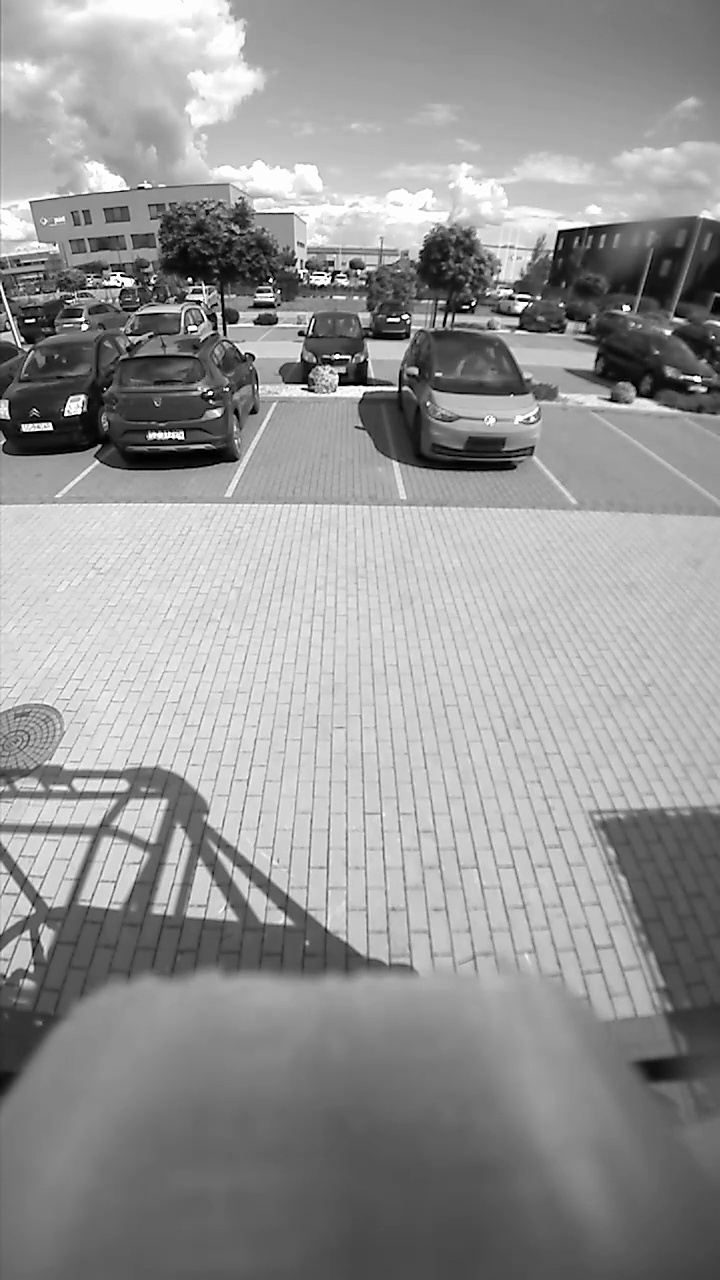
#> input picture 99/image_0/000002.png, 720 x 1280 px, given in place of 000000.png, which was not available; the run also reads 3 pictures not shown here
$ jupyter execute --allow-errors SVO.ipynb
#> lines starting #> are read from the running program, lines starting #| are printed output that depends on the picture; pictures that were not available may be replaced by others from this repository, and a replacement may not be noted
[cell 1]
import numpy as np
import cv2
from matplotlib import pyplot as plt

[cell 2]
ImT1_L = cv2.imread('../KITTI/KITTI_gray/dataset/sequences/00/image_0/000000.png', 0)    #0 flag returns a grayscale image
#> ImT1_L is the input picture: shape (1280, 720); min 0, max 255, mean 149.2
ImT1_R = cv2.imread('../KITTI/KITTI_gray/dataset/sequences/00/image_1/000000.png', 0)

ImT2_L = cv2.imread('../KITTI/KITTI_gray/dataset/sequences/00/image_0/000001.png', 0)
ImT2_R = cv2.imread('../KITTI/KITTI_gray/dataset/sequences/00/image_1/000001.png', 0)

calibFile = open('../KITTI/KITTI_gray/dataset/sequences/00/calib.txt', 'r').readlines()
#> (reads 99/calib.txt from the repository)
P1Vals = calibFile[0].split()
Proj1 = np.zeros((3,4))
for row in range(3):
    for column in range(4):
        Proj1[row, column] = float(P1Vals[row*4 + column + 1])

P2Vals = calibFile[1].split()
Proj2 = np.zeros((3,4))
for row in range(3):
    for column in range(4):
        Proj2[row, column] = float(P2Vals[row*4 + column + 1])

cv2.imshow('ImT1_L', ImT1_L)
cv2.waitKey(0)
cv2.destroyAllWindows()

block = 15

#emperical values from P1, P2 as suggested in Ocv documentation
P1 = 0 #block * block * 8
P2 = 0 #block * block * 32

disparityEngine = cv2.StereoSGBM_create(minDisparity=0,numDisparities=16, blockSize=block, P1=P1, P2=P2)
ImT1_disparity = disparityEngine.compute(ImT1_L, ImT1_R).astype(np.float32)
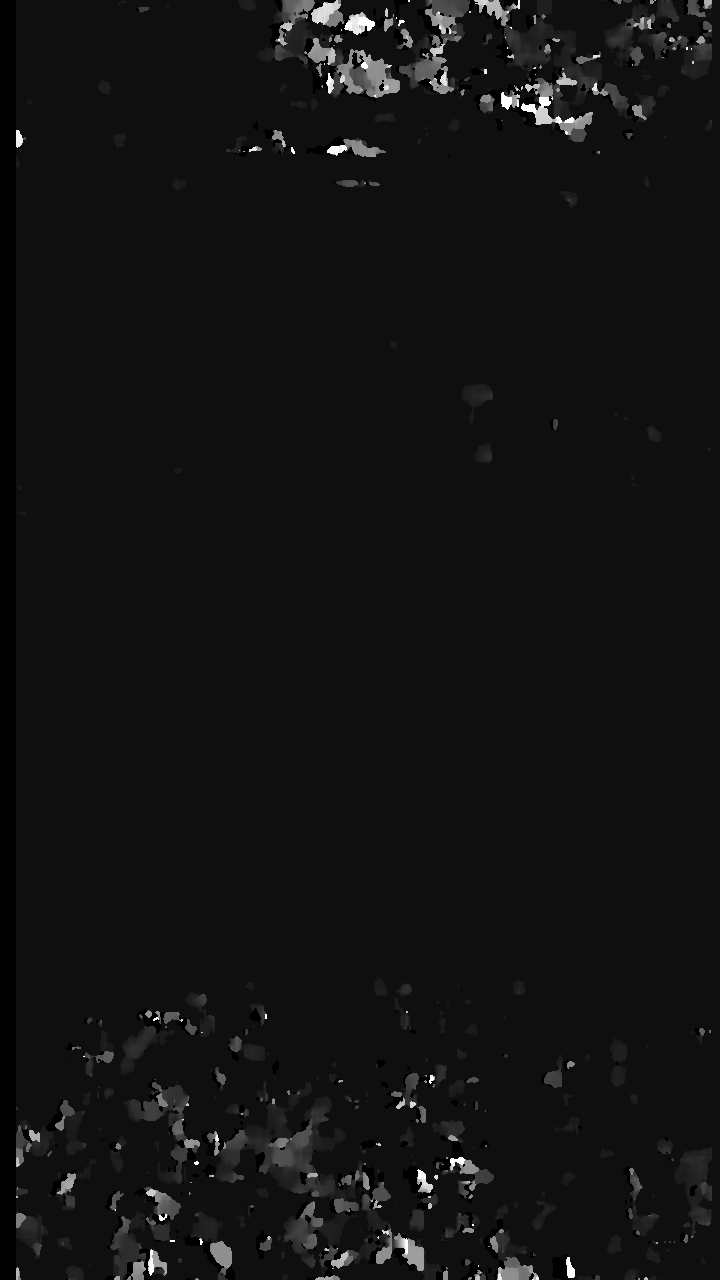
#> ImT1_disparity: shape (1280, 720) float32; min -16, max 240, mean 3.3; drawn with min black and max white
cv2.imwrite('disparity.png', ImT1_disparity)
ImT1_disparityA = np.divide(ImT1_disparity, 16.0)

ImT2_disparity = disparityEngine.compute(ImT2_L, ImT2_R).astype(np.float32)
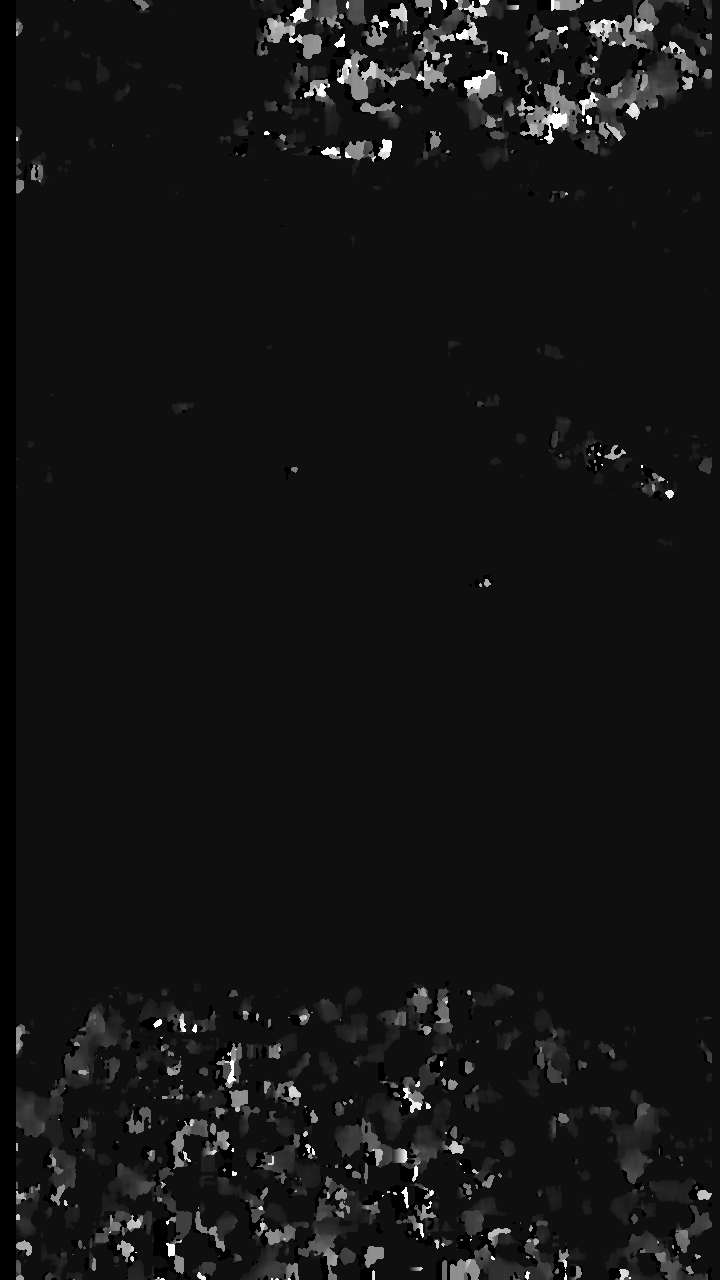
#> ImT2_disparity: shape (1280, 720) float32; min -16, max 240, mean 5.5; drawn with min black and max white
ImT2_disparityA = np.divide(ImT2_disparity, 16.0)

[cell 3]
TILE_H = 10
TILE_W = 20
fastFeatureEngine = cv2.FastFeatureDetector_create()


keypoints = fastFeatureEngine.detect(ImT1_L)
#> keypoints = 12250 keypoints; strongest (x, y, size): (114, 275, 7), (189, 278, 7), (322, 275, 7), (65, 414, 7)
ftDebug = ImT1_L
ftDebug = cv2.drawKeypoints(ImT1_L, keypoints, ftDebug, color=(255,0,0))
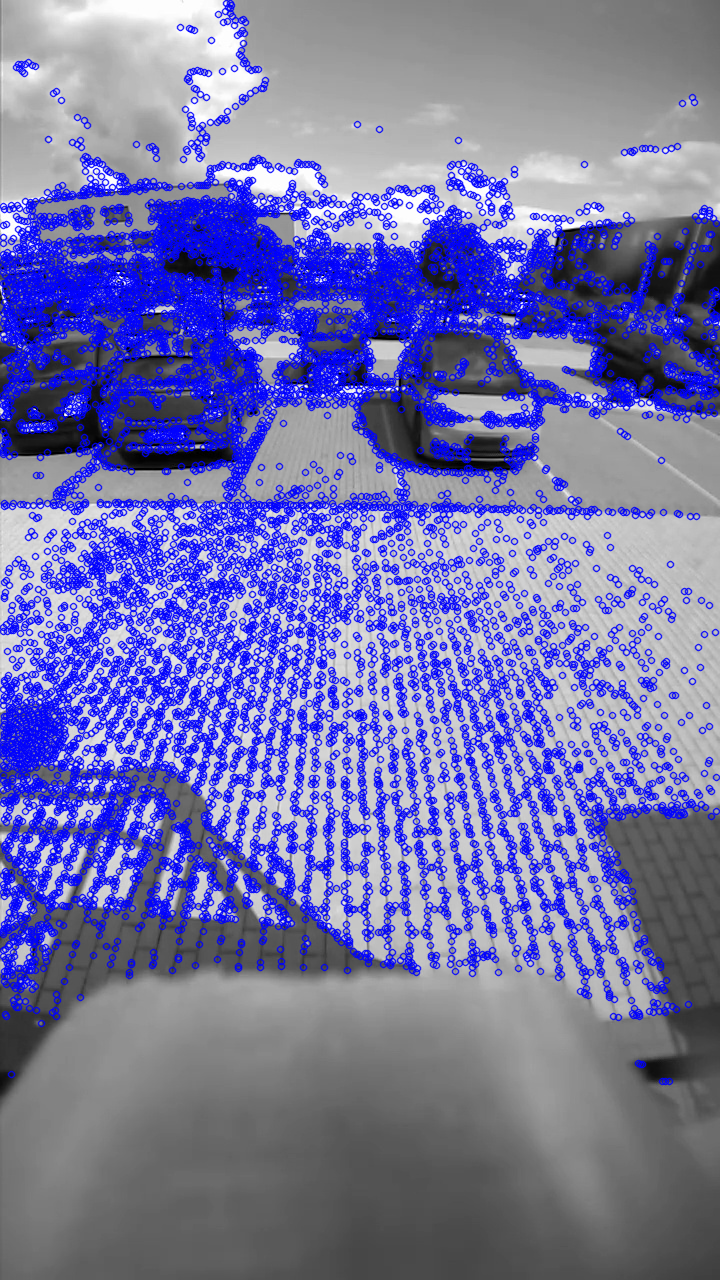
#> ftDebug: shape (1280, 720, 3); mean of channels 0, 1, 2 170.2, 114.7, 114.7; drawn as B, G, R
cv2.imwrite('ftDebug.png', ftDebug)

#20x10 (wxh) tiles for extracting less features from images
H,W = ImT1_L.shape
#> H = 1280; W = 720
kp = []
idx = 0
for y in range(0, H, TILE_H):
    for x in range(0, W, TILE_W):
        imPatch = ImT1_L[y:y+TILE_H, x:x+TILE_W]
        keypoints = fastFeatureEngine.detect(imPatch)
        for pt in keypoints:
            pt.pt = (pt.pt[0] + x, pt.pt[1] + y)

        if (len(keypoints) > 10):
            keypoints = sorted(keypoints, key=lambda x: -x.response)
            for kpt in keypoints[0:10]:
                kp.append(kpt)
        else:
            for kpt in keypoints:
                kp.append(kpt)
#> after the loop, kp = 4925 keypoints; strongest (x, y, size): (114, 275, 7), (65, 414, 7), (328, 276, 7), (304, 273, 7)

ftDebug = ImT1_L
ftDebug = cv2.drawKeypoints(ImT1_L, kp, ftDebug, color=(255,0,0))
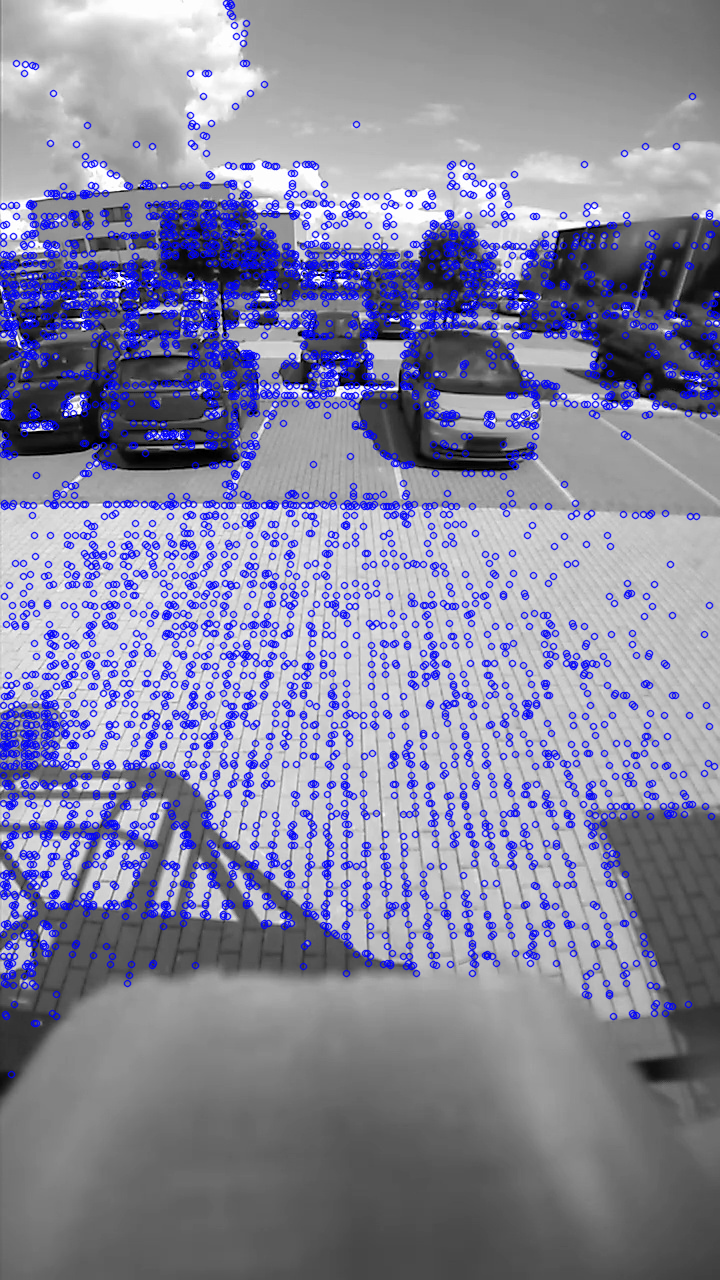
#> ftDebug: shape (1280, 720, 3); mean of channels 0, 1, 2 159.7, 132.9, 132.9; drawn as B, G, R
cv2.imwrite('ftDebug.png', ftDebug)
#> Out = True

[cell 4]
# pack keypoint 2-d coords into numpy array
trackPoints1 = np.zeros((len(kp),1,2), dtype=np.float32)
for i,kpt in enumerate(kp):
    trackPoints1[i,:,0] = kpt.pt[0]
    trackPoints1[i,:,1] = kpt.pt[1]
#> this loop made 4925 passes
#> kpt on passes 1 to 3: keypoint at (226, 3), size 7, keypoint at (230, 3), size 7, keypoint at (231, 5), size 7

# Parameters for lucas kanade optical flow
lk_params = dict( winSize  = (15,15),
                  maxLevel = 3,
                  criteria = (cv2.TERM_CRITERIA_EPS | cv2.TERM_CRITERIA_COUNT, 50, 0.03))

trackPoints2, st, err = cv2.calcOpticalFlowPyrLK(ImT1_L, ImT2_L, trackPoints1, None, flags=cv2.MOTION_AFFINE, **lk_params)
#> st = 4925 values from 1 to 1; err = 4925 values, max 14.83 at index 507, min 0.684 at index 4881, mean 2.86

# separate points that were tracked successfully
ptTrackable = np.where(st == 1, 1,0).astype(bool)
trackPoints1_KLT = trackPoints1[ptTrackable, ...]
#> trackPoints1_KLT = 4925 pairs, first value 3 to 716, second value 3 to 1074
trackPoints2_KLT_t = trackPoints2[ptTrackable, ...]
#> trackPoints2_KLT_t = 4925 pairs, first value 2.86 to 716, second value 3.05 to 1074.1
trackPoints2_KLT = np.around(trackPoints2_KLT_t)
#> trackPoints2_KLT has the same summary as trackPoints1_KLT

# among tracked points take points within error measue
error = 4
errTrackablePoints = err[ptTrackable, ...]
#> errTrackablePoints has the same summary as err
errThresholdedPoints = np.where(errTrackablePoints < error, 1, 0).astype(bool)
trackPoints1_KLT = trackPoints1_KLT[errThresholdedPoints, ...]
#> trackPoints1_KLT = 4497 pairs, first value 3 to 716, second value 3 to 1074
trackPoints2_KLT = trackPoints2_KLT[errThresholdedPoints, ...]
#> trackPoints2_KLT has the same summary as trackPoints1_KLT

[cell 5]
#compute right image disparity displaced points
trackPoints1_KLT_L = trackPoints1_KLT
#> trackPoints1_KLT_L has the same summary as trackPoints1_KLT
trackPoints2_KLT_L = trackPoints2_KLT
#> trackPoints2_KLT_L has the same summary as trackPoints1_KLT

trackPoints1_KLT_R = np.copy(trackPoints1_KLT_L)
#> trackPoints1_KLT_R has the same summary as trackPoints1_KLT
trackPoints2_KLT_R = np.copy(trackPoints2_KLT_L)
#> trackPoints2_KLT_R has the same summary as trackPoints1_KLT
selectedPointMap = np.zeros(trackPoints1_KLT_L.shape[0])
#> selectedPointMap = 4497 values from 0 to 0

disparityMinThres = 0.0
disparityMaxThres = 100.0
for i in range(trackPoints1_KLT_L.shape[0]):
    T1Disparity = ImT1_disparityA[int(trackPoints1_KLT_L[i,1]), int(trackPoints1_KLT_L[i,0])]
    T2Disparity = ImT2_disparityA[int(trackPoints2_KLT_L[i,1]), int(trackPoints2_KLT_L[i,0])]

    if (T1Disparity > disparityMinThres and T1Disparity < disparityMaxThres
        and T2Disparity > disparityMinThres and T2Disparity < disparityMaxThres):
        trackPoints1_KLT_R[i, 0] = trackPoints1_KLT_L[i, 0] - T1Disparity
        trackPoints2_KLT_R[i, 0] = trackPoints2_KLT_L[i, 0] - T2Disparity
        selectedPointMap[i] = 1

selectedPointMap = selectedPointMap.astype(bool)
trackPoints1_KLT_L_3d = trackPoints1_KLT_L[selectedPointMap, ...]
#> trackPoints1_KLT_L_3d = empty array
trackPoints1_KLT_R_3d = trackPoints1_KLT_R[selectedPointMap, ...]
#> trackPoints1_KLT_R_3d = empty array
trackPoints2_KLT_L_3d = trackPoints2_KLT_L[selectedPointMap, ...]
#> trackPoints2_KLT_L_3d = empty array
trackPoints2_KLT_R_3d = trackPoints2_KLT_R[selectedPointMap, ...]
#> trackPoints2_KLT_R_3d = empty array

[cell 6]
# 3d point cloud triagulation

numPoints = trackPoints1_KLT_L_3d.shape[0]
#> numPoints = 0
d3dPointsT1 = np.ones((numPoints,3))
#> d3dPointsT1 = empty array
d3dPointsT2 = np.ones((numPoints,3))
#> d3dPointsT2 = empty array

for i in range(numPoints):
    #for i in range(1):
    pLeft = trackPoints1_KLT_L_3d[i,:]
    pRight = trackPoints1_KLT_R_3d[i,:]

    X = np.zeros((4,4))
    X[0,:] = pLeft[0] * Proj1[2,:] - Proj1[0,:]
    X[1,:] = pLeft[1] * Proj1[2,:] - Proj1[1,:]
    X[2,:] = pRight[0] * Proj2[2,:] - Proj2[0,:]
    X[3,:] = pRight[1] * Proj2[2,:] - Proj2[1,:]

    [u,s,v] = np.linalg.svd(X)
    v = v.transpose()
    vSmall = v[:,-1]
    vSmall /= vSmall[-1]

    d3dPointsT1[i, :] = vSmall[0:-1]
#     print (X)
#     print (vSmall)

for i in range(numPoints):
    #for i in range(1):
    pLeft = trackPoints2_KLT_L_3d[i,:]
    pRight = trackPoints2_KLT_R_3d[i,:]

    X = np.zeros((4,4))
    X[0,:] = pLeft[0] * Proj1[2,:] - Proj1[0,:]
    X[1,:] = pLeft[1] * Proj1[2,:] - Proj1[1,:]
    X[2,:] = pRight[0] * Proj2[2,:] - Proj2[0,:]
    X[3,:] = pRight[1] * Proj2[2,:] - Proj2[1,:]

    [u,s,v] = np.linalg.svd(X)
    v = v.transpose()
    vSmall = v[:,-1]
    vSmall /= vSmall[-1]

    d3dPointsT2[i, :] = vSmall[0:-1]

[cell 7]
distDifference = 0.01

# in-lier detection algorithm
numPoints = d3dPointsT1.shape[0]
W = np.zeros((numPoints, numPoints))
#> W = empty array

# diff of pairwise euclidean distance between same points in T1 and T2
for i in range(numPoints):
    for j in range(numPoints):
        T2Dist = np.linalg.norm(d3dPointsT2[i,:] - d3dPointsT2[j,:])
        T1Dist = np.linalg.norm(d3dPointsT1[i,:] - d3dPointsT1[j,:])
        if (abs(T2Dist - T1Dist) < distDifference):
            W[i, j] = 1

count = 0
maxn = 0
maxc = 0

# Find point with maximum degree and store in maxn
for i in range(numPoints):
    for j in range(numPoints):
        if W[i,j] == 1:
            count = count+1
    if count > maxc:
        maxc = count
        maxn = i
    count=0
#> after the loop, maxc = 0; maxn = 0

clique = [maxn]
#> clique = [0]
isin = True

while True:
    potentialnodes = list()
    # Find potential nodes which are connected to all nodes in the clique
    for i in range(numPoints):
        for j in range(len(clique)):
            isin = isin & bool(W[i, clique[j]])
        if isin == True and i not in clique:
            potentialnodes.append(i)
        isin=True

    count = 0
    maxn = 0
    maxc = 0
    # Find the node which is connected to the maximum number of potential nodes and store in maxn
    for i in range(len(potentialnodes)):
        for j in range(len(potentialnodes)):
            if W[potentialnodes[i], potentialnodes[j]] == 1:
                count = count+1
        if count > maxc:
            maxc = count
            maxn = potentialnodes[i]
        count = 0
    if maxc == 0:
        break
    clique.append(maxn)

[cell 8]
# pick up clique point 3D coords and features for optimization
pointsInClique = len(clique)
#> pointsInClique = 1
#> (the rest of this cell did not finish here and is left out)

[cell 9]
from scipy.optimize import least_squares
from math import cos, sin

# [54 lines left out: functions genEulerZXZMatrix, minimizeReprojection, not called in this run]

dSeed = np.zeros(6)

#minimizeReprojection(d, trackedPoints1_KLT_L, trackedPoints2_KLT_L, cliqued3dPointT1, cliqued3dPointT2, Proj1)
#> (the rest of this cell did not finish here and is left out)

#> (a cell that did not finish here is left out)

#> (a cell that did not finish here is left out)

[cell 12]
a = np.array([[1,2,5], [1,2,3], [1,6,6]])
a1 = np.where(a[0:3,0] > 1)
a2 = np.where(a[0:3,1] > 2)
a3 = np.where(a[0:3,2] > 3)

[cell 13]
a4 = a1[0].tolist() + a2[0].tolist() + a3[0].tolist()
a5 = set(a4)
a6 = list(a5)
a6

[cell 14]
a7 = np.delete(a, a6, axis=0)

[cell 15]
# params for ShiTomasi corner detection
feature_params = dict( maxCorners = 100,
                       qualityLevel = 0.3,
                       minDistance = 7,
                       blockSize = 7 )

# Parameters for lucas kanade optical flow
lk_params = dict( winSize  = (15,15),
                 maxLevel = 2,
                  criteria = (cv2.TERM_CRITERIA_EPS | cv2.TERM_CRITERIA_COUNT, 1000, 0.01))

p0 = cv2.goodFeaturesToTrack(ImT1_L, mask = None, **feature_params)
#> p0 = 78 rows, first 8: [120, 283], [66, 413], [50, 427], [181, 437], [328, 275], [189, 280], [340, 383], [625, 307]
p1, st, err = cv2.calcOpticalFlowPyrLK(ImT1_L, ImT2_L, p0, None, **lk_params)
#> p1 = 78 rows, first 8: [120, 283], [66.03, 413], [50, 427], [181, 437], [328, 275.1], [188.8, 280], [340, 383], [625, 307.2]; st = 78 values from 1 to 1; err = 78 values, max 9.3 at index 15, min 1.99 at index 2, mean 3.94
